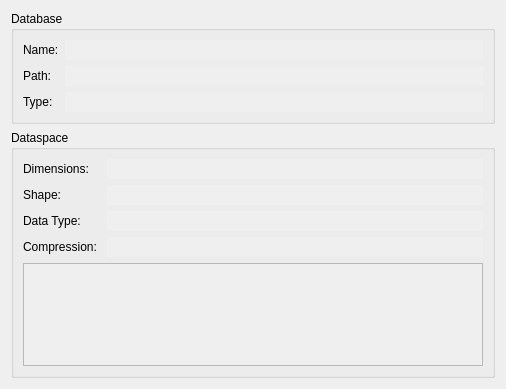
<?xml version="1.0" encoding="UTF-8"?>
<ui version="4.0">
 <class>LeafPropPage</class>
 <widget class="QWidget" name="LeafPropPage">
  <property name="geometry">
   <rect>
    <x>0</x>
    <y>0</y>
    <width>506</width>
    <height>389</height>
   </rect>
  </property>
  <property name="windowTitle">
   <string>Form</string>
  </property>
  <layout class="QVBoxLayout" name="verticalLayout_2">
   <item>
    <widget class="QGroupBox" name="database_gb">
     <property name="title">
      <string>Database</string>
     </property>
     <layout class="QGridLayout" name="database_layout">
      <item row="0" column="0">
       <layout class="QVBoxLayout" name="verticalLayout_3">
        <item>
         <widget class="QLabel" name="name_label">
          <property name="text">
           <string>Name:</string>
          </property>
         </widget>
        </item>
        <item>
         <widget class="QLabel" name="path_label">
          <property name="text">
           <string>Path:</string>
          </property>
         </widget>
        </item>
        <item>
         <widget class="QLabel" name="type_label">
          <property name="text">
           <string>Type:</string>
          </property>
         </widget>
        </item>
       </layout>
      </item>
      <item row="0" column="1">
       <layout class="QVBoxLayout" name="verticalLayout">
        <item>
         <widget class="QLineEdit" name="nameLE">
          <property name="palette">
           <palette>
            <active>
             <colorrole role="Base">
              <brush brushstyle="SolidPattern">
               <color alpha="255">
                <red>239</red>
                <green>239</green>
                <blue>239</blue>
               </color>
              </brush>
             </colorrole>
            </active>
            <inactive>
             <colorrole role="Base">
              <brush brushstyle="SolidPattern">
               <color alpha="255">
                <red>239</red>
                <green>239</green>
                <blue>239</blue>
               </color>
              </brush>
             </colorrole>
            </inactive>
            <disabled>
             <colorrole role="Base">
              <brush brushstyle="SolidPattern">
               <color alpha="255">
                <red>244</red>
                <green>244</green>
                <blue>244</blue>
               </color>
              </brush>
             </colorrole>
            </disabled>
           </palette>
          </property>
          <property name="frame">
           <bool>false</bool>
          </property>
          <property name="readOnly">
           <bool>true</bool>
          </property>
         </widget>
        </item>
        <item>
         <widget class="QLineEdit" name="pathLE">
          <property name="palette">
           <palette>
            <active>
             <colorrole role="Base">
              <brush brushstyle="SolidPattern">
               <color alpha="255">
                <red>239</red>
                <green>239</green>
                <blue>239</blue>
               </color>
              </brush>
             </colorrole>
            </active>
            <inactive>
             <colorrole role="Base">
              <brush brushstyle="SolidPattern">
               <color alpha="255">
                <red>239</red>
                <green>239</green>
                <blue>239</blue>
               </color>
              </brush>
             </colorrole>
            </inactive>
            <disabled>
             <colorrole role="Base">
              <brush brushstyle="SolidPattern">
               <color alpha="255">
                <red>244</red>
                <green>244</green>
                <blue>244</blue>
               </color>
              </brush>
             </colorrole>
            </disabled>
           </palette>
          </property>
          <property name="frame">
           <bool>false</bool>
          </property>
          <property name="readOnly">
           <bool>true</bool>
          </property>
         </widget>
        </item>
        <item>
         <widget class="QLineEdit" name="typeLE">
          <property name="palette">
           <palette>
            <active>
             <colorrole role="Base">
              <brush brushstyle="SolidPattern">
               <color alpha="255">
                <red>239</red>
                <green>239</green>
                <blue>239</blue>
               </color>
              </brush>
             </colorrole>
            </active>
            <inactive>
             <colorrole role="Base">
              <brush brushstyle="SolidPattern">
               <color alpha="255">
                <red>239</red>
                <green>239</green>
                <blue>239</blue>
               </color>
              </brush>
             </colorrole>
            </inactive>
            <disabled>
             <colorrole role="Base">
              <brush brushstyle="SolidPattern">
               <color alpha="255">
                <red>244</red>
                <green>244</green>
                <blue>244</blue>
               </color>
              </brush>
             </colorrole>
            </disabled>
           </palette>
          </property>
          <property name="frame">
           <bool>false</bool>
          </property>
          <property name="readOnly">
           <bool>true</bool>
          </property>
         </widget>
        </item>
       </layout>
      </item>
     </layout>
    </widget>
   </item>
   <item>
    <widget class="QGroupBox" name="dataspaceGB">
     <property name="title">
      <string>Dataspace</string>
     </property>
     <layout class="QVBoxLayout" name="verticalLayout_5">
      <item>
       <layout class="QVBoxLayout" name="dataspace_layout">
        <item>
         <layout class="QGridLayout" name="gridLayout">
          <item row="0" column="0">
           <widget class="QLabel" name="label_2">
            <property name="text">
             <string>Dimensions: </string>
            </property>
           </widget>
          </item>
          <item row="0" column="1">
           <widget class="QLineEdit" name="dimLE">
            <property name="palette">
             <palette>
              <active>
               <colorrole role="Base">
                <brush brushstyle="SolidPattern">
                 <color alpha="255">
                  <red>239</red>
                  <green>239</green>
                  <blue>239</blue>
                 </color>
                </brush>
               </colorrole>
              </active>
              <inactive>
               <colorrole role="Base">
                <brush brushstyle="SolidPattern">
                 <color alpha="255">
                  <red>239</red>
                  <green>239</green>
                  <blue>239</blue>
                 </color>
                </brush>
               </colorrole>
              </inactive>
              <disabled>
               <colorrole role="Base">
                <brush brushstyle="SolidPattern">
                 <color alpha="255">
                  <red>244</red>
                  <green>244</green>
                  <blue>244</blue>
                 </color>
                </brush>
               </colorrole>
              </disabled>
             </palette>
            </property>
            <property name="frame">
             <bool>false</bool>
            </property>
            <property name="readOnly">
             <bool>true</bool>
            </property>
           </widget>
          </item>
          <item row="1" column="0">
           <widget class="QLabel" name="label_3">
            <property name="text">
             <string>Shape: </string>
            </property>
           </widget>
          </item>
          <item row="1" column="1">
           <widget class="QLineEdit" name="shapeLE">
            <property name="palette">
             <palette>
              <active>
               <colorrole role="Base">
                <brush brushstyle="SolidPattern">
                 <color alpha="255">
                  <red>239</red>
                  <green>239</green>
                  <blue>239</blue>
                 </color>
                </brush>
               </colorrole>
              </active>
              <inactive>
               <colorrole role="Base">
                <brush brushstyle="SolidPattern">
                 <color alpha="255">
                  <red>239</red>
                  <green>239</green>
                  <blue>239</blue>
                 </color>
                </brush>
               </colorrole>
              </inactive>
              <disabled>
               <colorrole role="Base">
                <brush brushstyle="SolidPattern">
                 <color alpha="255">
                  <red>244</red>
                  <green>244</green>
                  <blue>244</blue>
                 </color>
                </brush>
               </colorrole>
              </disabled>
             </palette>
            </property>
            <property name="frame">
             <bool>false</bool>
            </property>
            <property name="readOnly">
             <bool>true</bool>
            </property>
           </widget>
          </item>
          <item row="2" column="0">
           <widget class="QLabel" name="label_4">
            <property name="text">
             <string>Data Type: </string>
            </property>
           </widget>
          </item>
          <item row="2" column="1">
           <widget class="QLineEdit" name="dtypeLE">
            <property name="palette">
             <palette>
              <active>
               <colorrole role="Base">
                <brush brushstyle="SolidPattern">
                 <color alpha="255">
                  <red>239</red>
                  <green>239</green>
                  <blue>239</blue>
                 </color>
                </brush>
               </colorrole>
              </active>
              <inactive>
               <colorrole role="Base">
                <brush brushstyle="SolidPattern">
                 <color alpha="255">
                  <red>239</red>
                  <green>239</green>
                  <blue>239</blue>
                 </color>
                </brush>
               </colorrole>
              </inactive>
              <disabled>
               <colorrole role="Base">
                <brush brushstyle="SolidPattern">
                 <color alpha="255">
                  <red>244</red>
                  <green>244</green>
                  <blue>244</blue>
                 </color>
                </brush>
               </colorrole>
              </disabled>
             </palette>
            </property>
            <property name="frame">
             <bool>false</bool>
            </property>
            <property name="readOnly">
             <bool>true</bool>
            </property>
           </widget>
          </item>
          <item row="3" column="0">
           <widget class="QLabel" name="label_5">
            <property name="text">
             <string>Compression: </string>
            </property>
           </widget>
          </item>
          <item row="3" column="1">
           <widget class="QLineEdit" name="compressionLE">
            <property name="palette">
             <palette>
              <active>
               <colorrole role="Base">
                <brush brushstyle="SolidPattern">
                 <color alpha="255">
                  <red>239</red>
                  <green>239</green>
                  <blue>239</blue>
                 </color>
                </brush>
               </colorrole>
              </active>
              <inactive>
               <colorrole role="Base">
                <brush brushstyle="SolidPattern">
                 <color alpha="255">
                  <red>239</red>
                  <green>239</green>
                  <blue>239</blue>
                 </color>
                </brush>
               </colorrole>
              </inactive>
              <disabled>
               <colorrole role="Base">
                <brush brushstyle="SolidPattern">
                 <color alpha="255">
                  <red>244</red>
                  <green>244</green>
                  <blue>244</blue>
                 </color>
                </brush>
               </colorrole>
              </disabled>
             </palette>
            </property>
            <property name="frame">
             <bool>false</bool>
            </property>
            <property name="readOnly">
             <bool>true</bool>
            </property>
           </widget>
          </item>
         </layout>
        </item>
        <item>
         <widget class="QTableView" name="recordsTable">
          <property name="sizePolicy">
           <sizepolicy hsizetype="Expanding" vsizetype="Expanding">
            <horstretch>0</horstretch>
            <verstretch>0</verstretch>
           </sizepolicy>
          </property>
          <property name="palette">
           <palette>
            <active>
             <colorrole role="Base">
              <brush brushstyle="SolidPattern">
               <color alpha="255">
                <red>239</red>
                <green>239</green>
                <blue>239</blue>
               </color>
              </brush>
             </colorrole>
            </active>
            <inactive>
             <colorrole role="Base">
              <brush brushstyle="SolidPattern">
               <color alpha="255">
                <red>239</red>
                <green>239</green>
                <blue>239</blue>
               </color>
              </brush>
             </colorrole>
            </inactive>
            <disabled>
             <colorrole role="Base">
              <brush brushstyle="SolidPattern">
               <color alpha="255">
                <red>244</red>
                <green>244</green>
                <blue>244</blue>
               </color>
              </brush>
             </colorrole>
            </disabled>
           </palette>
          </property>
          <property name="editTriggers">
           <set>QAbstractItemView::NoEditTriggers</set>
          </property>
          <attribute name="verticalHeaderVisible">
           <bool>false</bool>
          </attribute>
         </widget>
        </item>
       </layout>
      </item>
     </layout>
    </widget>
   </item>
  </layout>
 </widget>
 <resources/>
 <connections/>
</ui>
